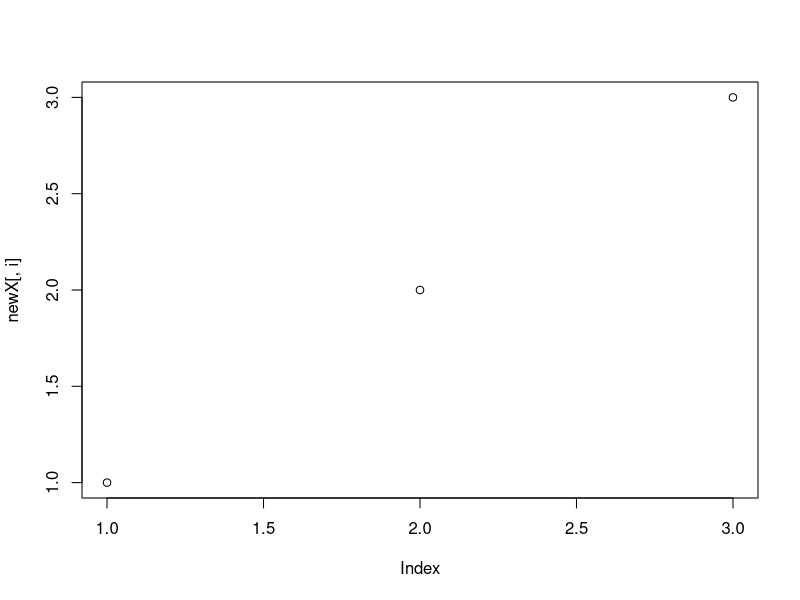
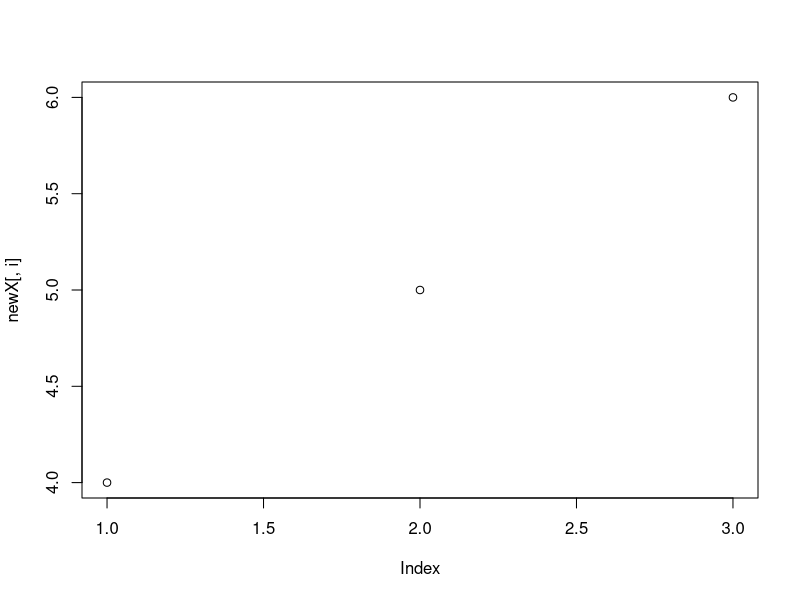
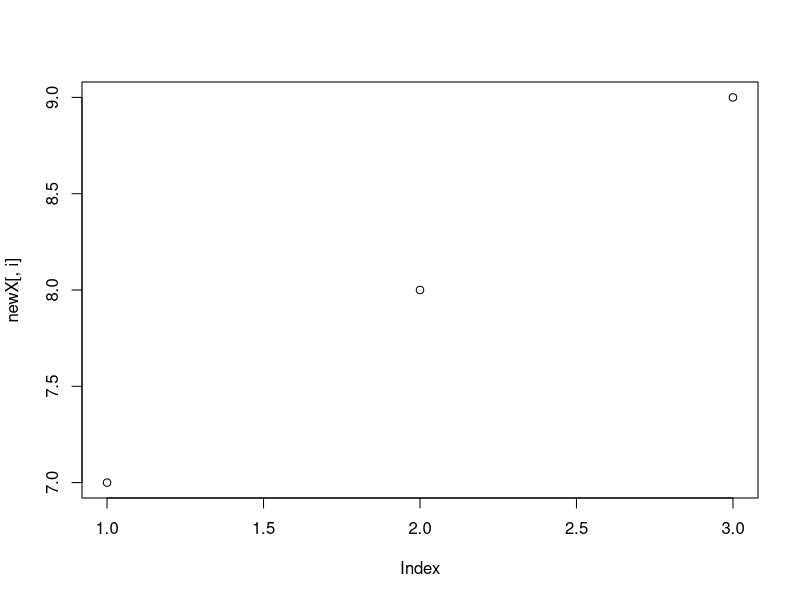

Here is the R script that generated these plots, in order: (Note: this script raises an error after producing the figures.)
#getwd()
#read.csv("SearchResults.csv")

#The Apply family of functions
?apply

x = matrix(c(1:9), nr=3, byrow=T)

apply(x,1,mean) # row mean
apply(x,2,mean) # column mean
apply(x,1,plot) # even graphics function

#Tapply apply by susetting a vector
?tapply
#Tapply factor given by an index 
tapply(1:4,c(3,3,3,3),sum,simplify = F)

#exercise test for normality
head(diamonds)
attach(diamonds)

qqnorm(depth)
hist(depth)

depthsmall = sample(depth,5000)
shapiro.test(depthsmall) # shapiro wilk test requires 5000 smaples maximum

library(nortest)
cvm.test(depth)

lillie.test(depth)# kolmogrov smirnov
sf.test(depthsmall) #shapiro francia
pearson.test(depth) # pearson normality test
